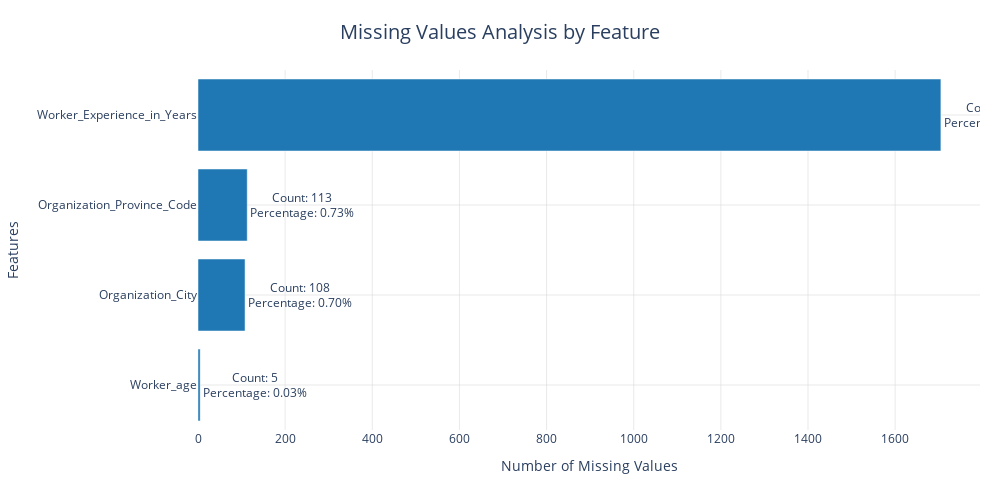

The notebook cell this image was saved under:
### Code cell
# Import required libraries
import plotly.express as px
import plotly.graph_objects as go
from IPython.display import display, HTML

# Calculate missing values and percentages
missing_values = df2.isnull().sum()
missing_percentages = (df2.isnull().sum() / len(df2) * 100).round(2)

# Create a DataFrame with both metrics
missing_df = pd.DataFrame({
    'Feature': missing_values.index,
    'Missing Count': missing_values.values,
    'Missing Percentage': missing_percentages.values
})

# Filter only features with missing values and sort
missing_df = missing_df[missing_df['Missing Count'] > 0].sort_values('Missing Count', ascending=True)

# Create figure
fig = go.Figure()

# Add bars
fig.add_trace(go.Bar(
    y=missing_df['Feature'],
    x=missing_df['Missing Count'],
    orientation='h',
    text=[f'Count: {int(count)}<br>Percentage: {pct:.2f}%' 
          for count, pct in zip(missing_df['Missing Count'], missing_df['Missing Percentage'])],
    textposition='outside',
    marker_color='#1f77b4',
    hovertemplate='<b>%{y}</b><br>' +
                  'Missing Count: %{x}<br>' +
                  'Missing Percentage: %{text}<br>' +
                  '<extra></extra>'
))

# Update layout
fig.update_layout(
    title={
        'text': 'Missing Values Analysis by Feature',
        'y':0.95,
        'x':0.5,
        'xanchor': 'center',
        'yanchor': 'top',
        'font': dict(size=20)
    },
    xaxis_title='Number of Missing Values',
    yaxis_title='Features',
    template='plotly_white',
    width=1000,
    height=500,
    showlegend=False,
    margin=dict(l=100, r=20, t=70, b=70),
    xaxis=dict(zeroline=False, gridwidth=0.5, gridcolor='lightgrey'),
    yaxis=dict(zeroline=False, gridwidth=0.5, gridcolor='lightgrey'),
    plot_bgcolor='white'
)

# Show the figure
fig.show()

### Figure 1 — Plotly figure (JSON) as saved in the notebook; plotly's stock layout.template omitted (floating-point values rounded to 4 significant figures)
{"data": [{"hovertemplate": "<b>%{y}</b><br>Missing Count: %{x}<br>Missing Percentage: %{text}<br><extra></extra>", "marker": {"color": "#1f77b4"}, "orientation": "h", "text": ["Count: 5<br>Percentage: 0.03%", "Count: 108<br>Percentage: 0.70%", "Count: 113<br>Percentage: 0.73%", "Count: 1705<br>Percentage: 11.03%"], "textposition": "outside", "type": "bar", "x": [5, 108, 113, 1705], "y": ["Worker_age", "Organization_City", "Organization_Province_Code", "Worker_Experience_in_Years"]}], "layout": {"height": 500, "margin": {"b": 70, "l": 100, "r": 20, "t": 70}, "plot_bgcolor": "white", "showlegend": false, "title": {"font": {"size": 20}, "text": "Missing Values Analysis by Feature", "x": 0.5, "xanchor": "center", "y": 0.95, "yanchor": "top"}, "width": 1000, "xaxis": {"gridcolor": "lightgrey", "gridwidth": 0.5, "title": {"text": "Number of Missing Values"}, "zeroline": false}, "yaxis": {"gridcolor": "lightgrey", "gridwidth": 0.5, "title": {"text": "Features"}, "zeroline": false}}}
